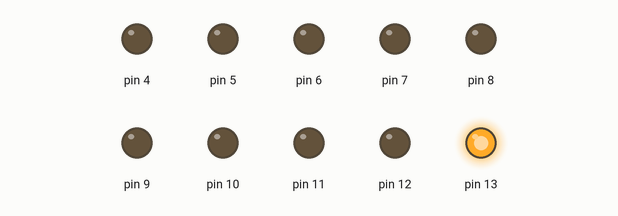
Recording of a sketch running on a simulated Arduino Uno, built with avr-gcc and run on an emulated ATmega328P. On the bench: output pins drawn as LEDs (lit = HIGH).

Above: at 0.1 s.
At 4.1 s:
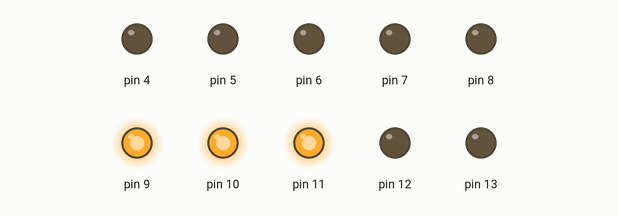
At 9.1 s:
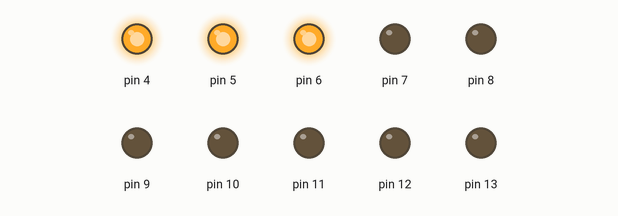
At 19.1 s:
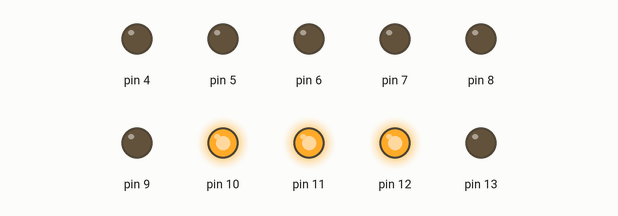
At 28.1 s:
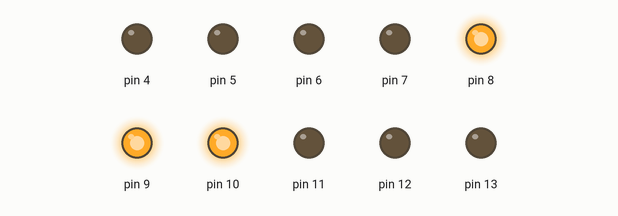
At 39.1 s:
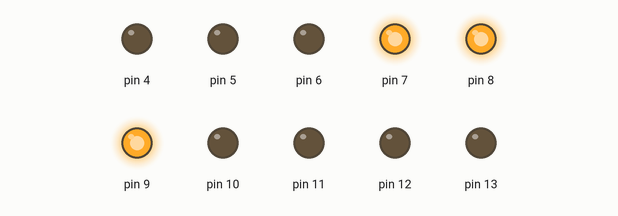
Timing chart, 0 to 40.0 s (numbered marks = the images above):
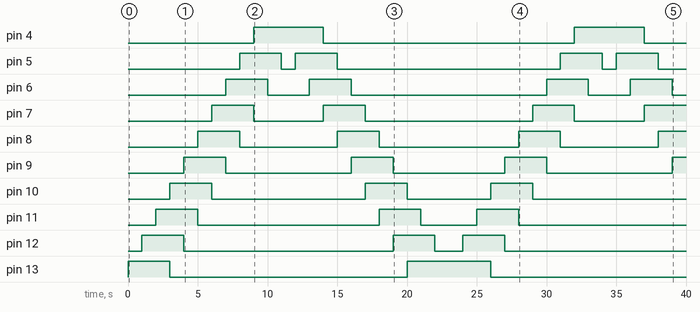

The sketch:

auto_fantastico.ino
```cpp
int velocidad=1000;
void setup() {
  // put your setup code here, to run once:
pinMode(13,OUTPUT);
pinMode(12,OUTPUT);
pinMode(11,OUTPUT);
pinMode(10,OUTPUT);
pinMode(9,OUTPUT);
pinMode(8,OUTPUT);
pinMode(7,OUTPUT);
pinMode(6,OUTPUT);
pinMode(5,OUTPUT);
pinMode(4,OUTPUT);
}

void loop() {
  // put your main code here, to run repeatedly:
digitalWrite(13,HIGH);
delay(velocidad);
digitalWrite(12,HIGH);
delay(velocidad);
digitalWrite(11,HIGH);
delay(velocidad);
digitalWrite(13,LOW);
digitalWrite(10,HIGH);
delay(velocidad);
digitalWrite(12,LOW);
digitalWrite(9,HIGH);
delay(velocidad);
digitalWrite(11,LOW);
digitalWrite(8,HIGH);
delay(velocidad);
digitalWrite(10,LOW);
digitalWrite(7,HIGH);
delay(velocidad);
digitalWrite(9,LOW);
digitalWrite(6,HIGH);
delay(velocidad);
digitalWrite(8,LOW);
digitalWrite(5,HIGH);
delay(velocidad);
digitalWrite(7,LOW);
digitalWrite(4,HIGH);
delay(velocidad);
digitalWrite(6,LOW);
delay(velocidad);
digitalWrite(5,LOW);
delay(velocidad);
digitalWrite(5,HIGH);
delay(velocidad);
digitalWrite(6,HIGH);
delay(velocidad);
digitalWrite(4,LOW);
digitalWrite(7,HIGH);
delay(velocidad);
digitalWrite(5,LOW);
digitalWrite(8,HIGH);
delay(velocidad);
digitalWrite(6,LOW);
digitalWrite(9,HIGH);
delay(velocidad);
digitalWrite(7,LOW);
digitalWrite(10,HIGH);
delay(velocidad);
digitalWrite(8,LOW);
digitalWrite(11,HIGH);
delay(velocidad);
digitalWrite(9,LOW);
digitalWrite(12,HIGH);
delay(velocidad);
digitalWrite(10,LOW);
digitalWrite(13,HIGH);
delay(velocidad);
digitalWrite(11,LOW);
delay(velocidad);
digitalWrite(12,LOW);
delay(velocidad);
}
```

Measured:
- by itself, pin 4: alternates HIGH for 5.0 s and LOW for 18.0 s
- by itself, pin 5: LOW → HIGH at 8.0 s, → LOW 3.0 s later, → HIGH 1.0 s later, → LOW 3.0 s later, … (8 changes in this stretch)
- by itself, pin 6: LOW → HIGH at 7.0 s, → LOW 3.0 s later, → HIGH 3.0 s later, → LOW 3.0 s later, … (8 changes in this stretch)
- by itself, pin 7: goes HIGH 3.0 s, LOW 5.0 s, HIGH 3.0 s, LOW 12.0 s, HIGH 3.0 s, LOW 5.0 s, then HIGH
- by itself, pin 8: goes HIGH 3.0 s, LOW 7.0 s, HIGH 3.0 s, LOW 10.0 s, HIGH 3.0 s, LOW 7.0 s, then HIGH
- by itself, pin 9: alternates HIGH for 3.0 s and LOW for 9.0 s
- by itself, pin 10: goes HIGH 3.0 s, LOW 11.0 s, HIGH 3.0 s, LOW 6.0 s, HIGH 3.0 s, then LOW
- by itself, pin 11: goes HIGH 3.0 s, LOW 13.0 s, HIGH 3.0 s, LOW 4.0 s, HIGH 3.0 s, then LOW
